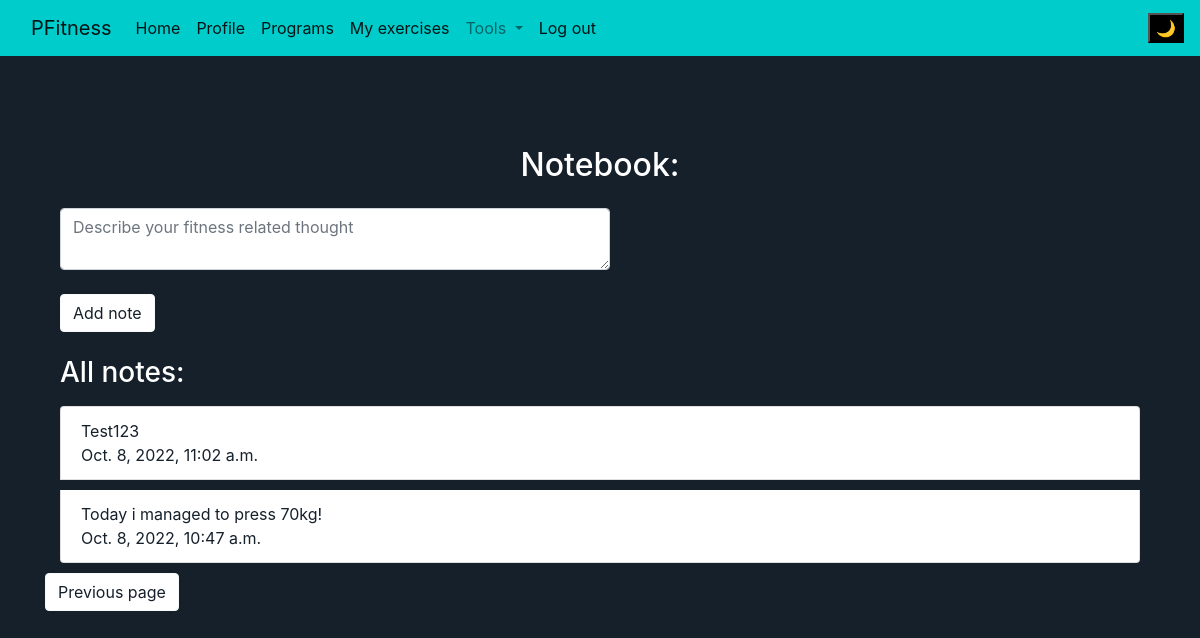
The app's page /notebook?page=2 (signed in), older data.
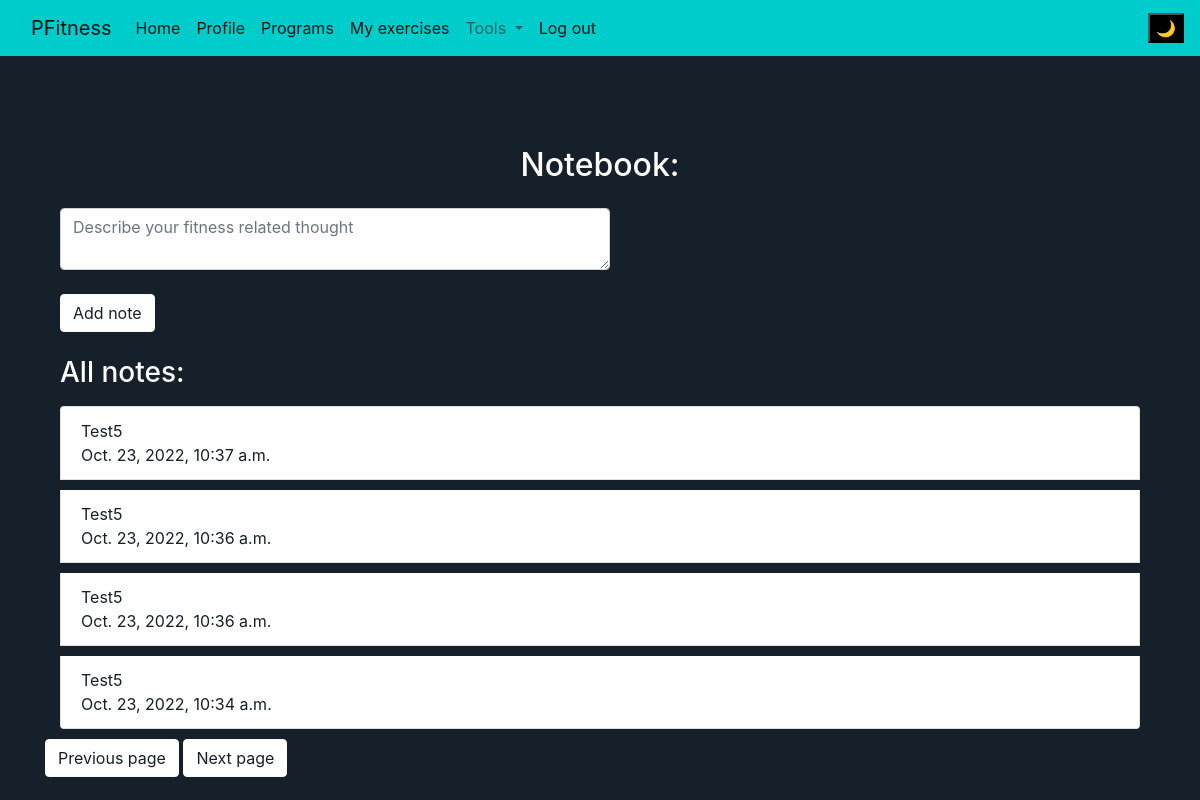
The same page, newer data.
### pfitness/models.py (models this page shows, shortened)
class Notes(models.Model):
    user = models.ForeignKey("User", on_delete=models.CASCADE)
    content = models.CharField(max_length=255)
    timestamp = models.DateTimeField(auto_now_add=True)

### pfitness/views.py (the view)
# urls.py: path("notebook", views.notebook, name="notebook"),
@login_required
def notebook(request):
    notes = Paginator(Notes.objects.filter(user=request.user).order_by("-timestamp").all(), 4)
    step = request.GET.get('page')
    paginated = notes.get_page(step)
    return render(request, "pfitness/notebook.html", {
        "notes": paginated
    })

### pfitness/templates/pfitness/notebook.html (shortened to what this page needs)
{% extends "pfitness/layout.html" %}
{% load static %}
{% block body %}
<div class="text-center mb-4">
    <h2>Notebook:</h2>
</div>
<div class="container">
    <textarea class="form-control" id="notecontent" placeholder="Describe your fitness related thought" maxlength="255" required></textarea>
    <br>
    <button type="button" id="addnote" class="btn btn-light">Add note</button>
</div>
<br>
<div class="container">
    <h3 class="mb-3">All notes:</h3>
    {% if notes %}
    <ul class="list-group">
        {% for note in notes %}
        <li class="list-group-item" id="note">{{note.content}} <br> {{note.timestamp}}</li>
        {% endfor %}
    </ul>
    {% endif %}
</div>
{% if notes.has_previous %}
    <a class="btn btn-light" id="notepages" href="?page={{notes.previous_page_number}}" role="button">Previous page</a>
{% endif %}
{% if notes.has_next %}
    <a class="btn btn-light" id="notepages" href="?page={{notes.next_page_number}}" role="button">Next page</a>
{% endif %}
{% endblock %}

### pfitness/templates/pfitness/layout.html (shortened to what this page needs)
{% load static %}
<!DOCTYPE html>
<html lang="en">
    <head>
        <link rel="stylesheet" href="https://stackpath.bootstrapcdn.com/bootstrap/4.4.1/css/bootstrap.min.css">
        <link href="{% static 'pfitness/styles.css' %}" rel="stylesheet">
    </head>
    <body>
        <div id="navigation">
            <nav class="navbar navbar-expand-lg navbar-light bg-light" id="navbar">
                <div class="container-fluid">
                  <a class="navbar-brand" href="{% url 'index' %}">PFitness</a>
                  <div class="collapse navbar-collapse" id="navbarSupportedContent">
                    <ul class="navbar-nav me-auto mb-2 mb-lg-0">
                      {% if user.is_authenticated %}
                      <li class="nav-item">
                        <a class="nav-link active" aria-current="page" href="{% url 'homepage' %}">Home</a>
                      </li>
                      <li class="nav-item">
                        <a class="nav-link active" aria-current="page" href="{% url 'profile' %}">Profile</a>
                      </li>
                      <li class="nav-item">
                        <a class="nav-link active" href="{% url 'programs' %}">Programs</a>
                      </li>
                      <li class="nav-item">
                        <a class="nav-link active" href="{% url 'exercise_list' %}">My exercises</a>
                      </li>
                      <li class="nav-item dropdown">
                        <a class="nav-link dropdown-toggle" href="#" id="navbarDropdown" role="button" data-bs-toggle="dropdown" aria-expanded="false">
                          Tools
                        </a>
                      </li>
                      <li class="nav-item">
                        <a class="nav-link active" aria-current="page" href="{% url 'logout' %}">Log out</a>
                      </li>
                      {% endif %}
                  </div>
                </div>
                <div class="nav-item">
                  <ul class="nav navbar-nav navbar-right">
                      <li><button id="modes">🌙</button></li>
                  </ul>
                </div>
              </nav>
        </div>
        <div class="container" id="mainblock">
            {% block body %}
            {% endblock %}
        </div>
    </body>
</html>

### pfitness/static/pfitness/styles.css (style rules this page uses)
body { background-color:rgb(21, 32, 43); color: white; }
#navbar { background-color: rgb(0, 204, 204) !important; }
#mainblock { margin-top: 90px; }
.form-control { width:550px; }
#modes { background-color:#0a0a23; outline: inherit; }
.list-group-item { color:black; margin-bottom: 10px; }

Row changes from the older to the newer data that the page shows:
no longer on this page (row unchanged): Notes: content "Test123", timestamp "Oct. 8, 2022, 11:02 a.m."
no longer on this page (row unchanged): Notes: content "Today i managed to press 70kg!", timestamp "Oct. 8, 2022, 10:47 a.m."
added Notes: content "Test5", timestamp "Oct. 23, 2022, 10:37 a.m."
added Notes: content "Test5", timestamp "Oct. 23, 2022, 10:36 a.m."
added Notes: content "Test5", timestamp "Oct. 23, 2022, 10:36 a.m."
added Notes: content "Test5", timestamp "Oct. 23, 2022, 10:34 a.m."
Text that changed along with them:
text now shown: "Next page"
